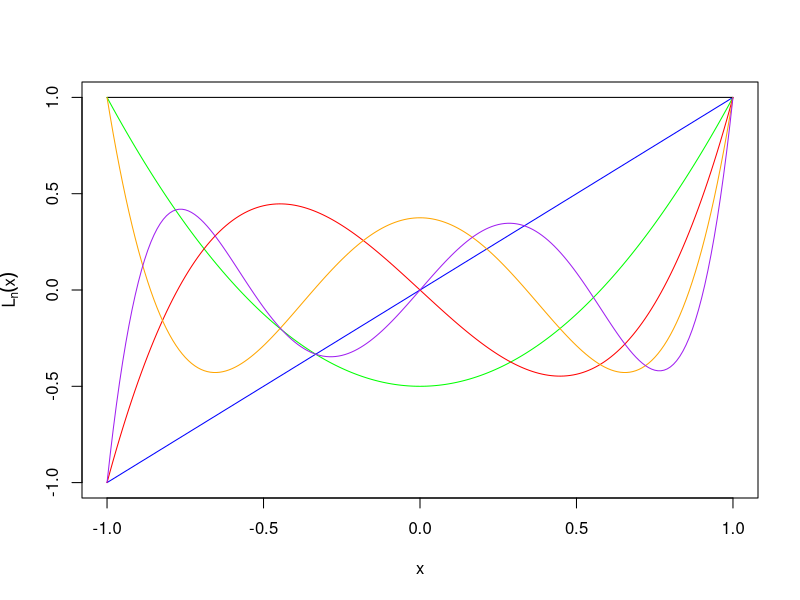
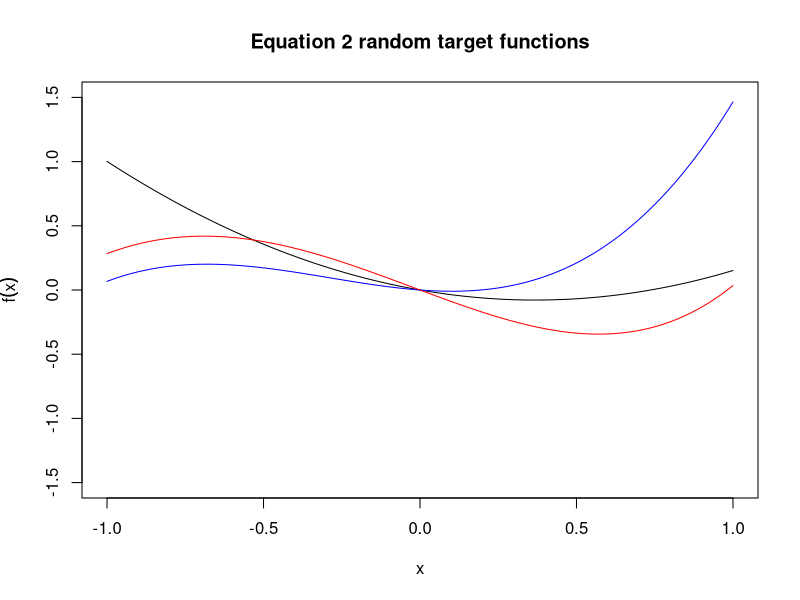
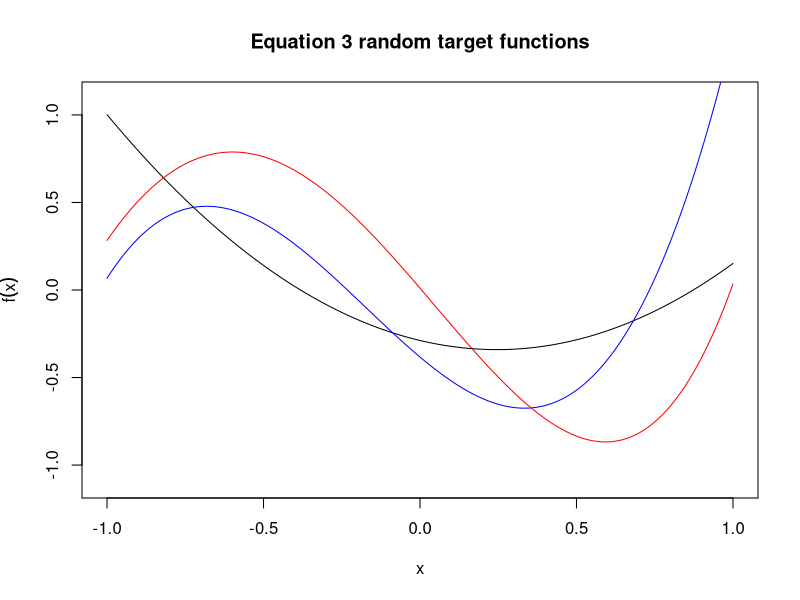
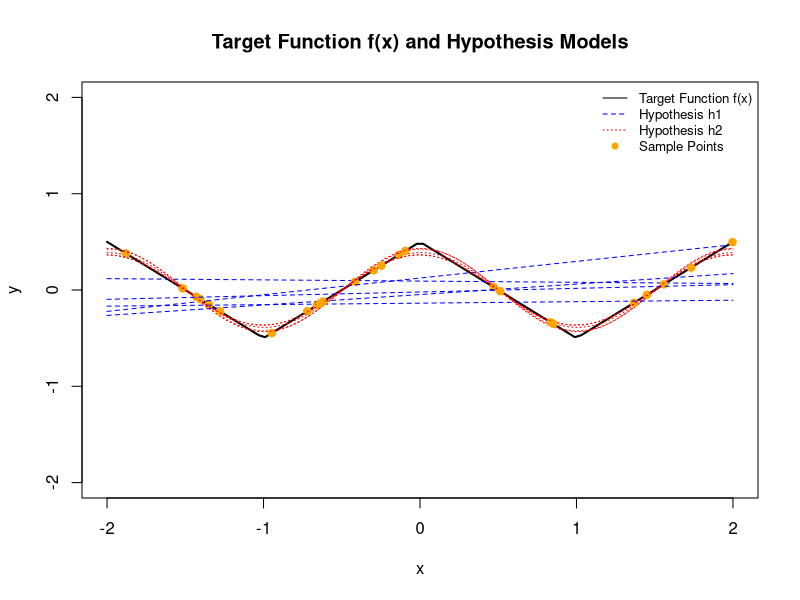
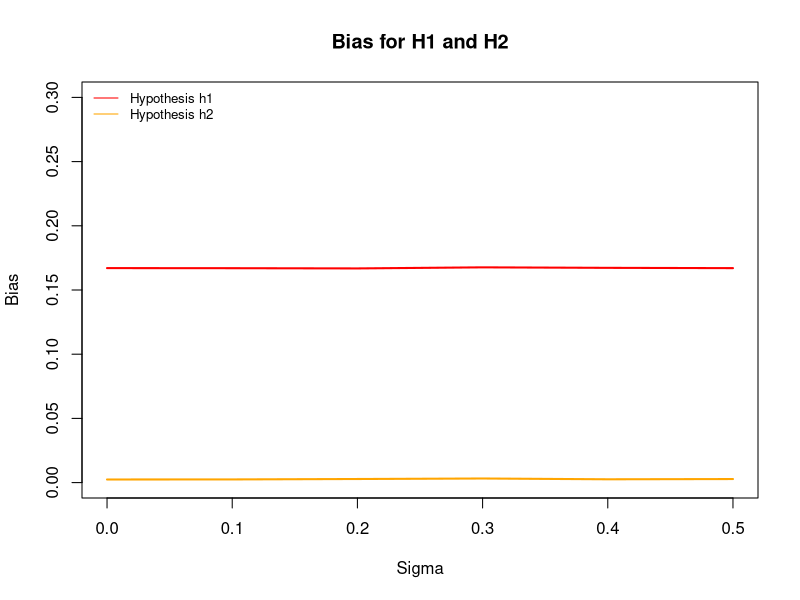
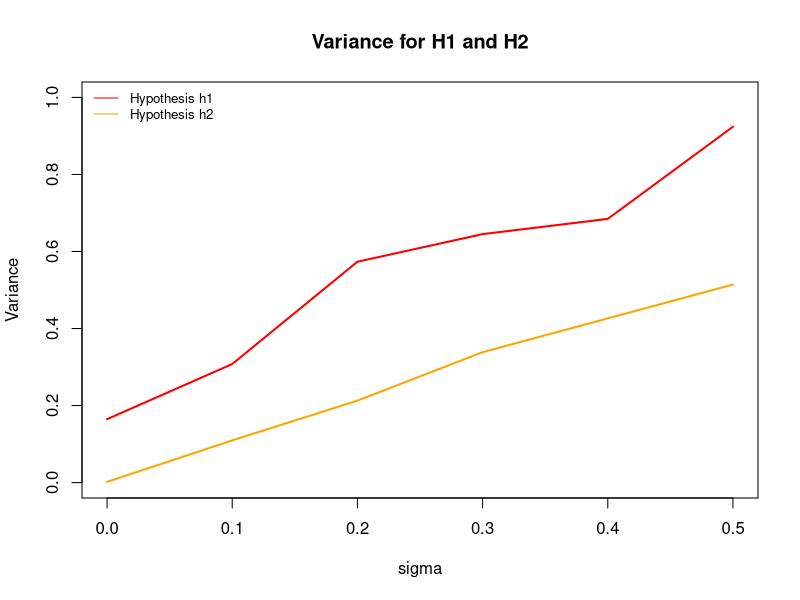
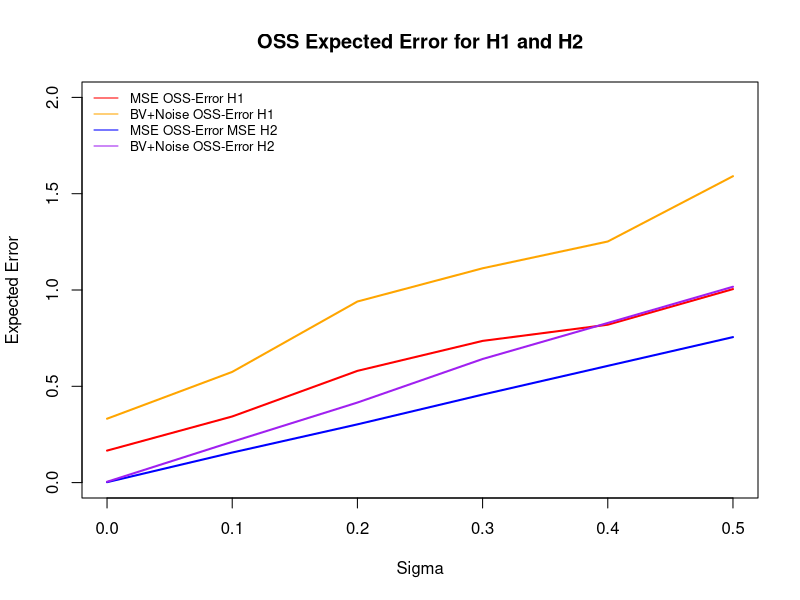
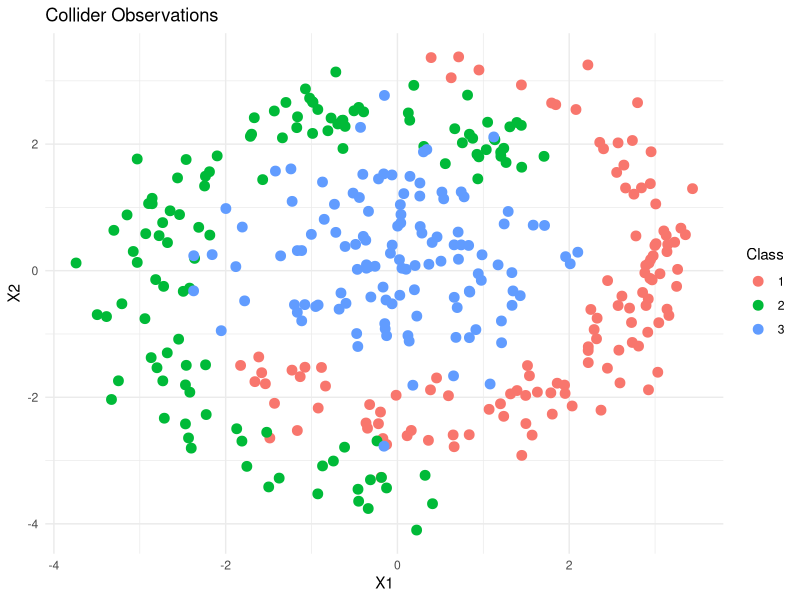

Write the R code that produced these figures, in order.
## ---- chunk 1
knitr::opts_chunk$set(echo = TRUE)
## ---- chunk 2
# Legendre polynomials
Legendre=function(x,q){
	val=0
	for(i in 0:q){
		val=val+((x^i)*choose(q,i)*choose((q+i-1)/2,q))
	}
	return((2^q)*val)
}

x<-seq(-1,1,0.01)
plot(x,Legendre(x,1),type="l",ylab=expression(L[n](x)),col="blue")
lines(x,Legendre(x,0),type="l",col="black")
lines(x,Legendre(x,2),type="l",col="green")
lines(x,Legendre(x,3),type="l",col="red")
lines(x,Legendre(x,4),type="l",col="orange")
lines(x,Legendre(x,5),type="l",col="purple")
## ---- chunk 3
set.seed(123)
# creates random polynomial target functions
rPolyfunc=function(x,n){ # Equation 2
  val=0
  vec=runif(n,-1,1)
  for(i in 1:n){
    val=val+(x^i*vec[i])
  }
  return(val)
}

rLegfunc=function(x,n){ # Equation 3
	val=0
	vec=runif(n,-1,1)
	for(i in 1:n){
		val=val+(Legendre(x,i)*vec[i])
	}
	return(val)
}

# Equation 2 randomly generated functions
x<-seq(-1,1,0.01)
plot(x,1.5*x,type="n",ylab=expression(f(x)), main= "Equation 2 random target functions")
lines(x,rPolyfunc(x,2),type="l")
lines(x,rPolyfunc(x,3),col="blue")
lines(x,rPolyfunc(x,4),col="red")
#lines(x,rPolyfunc(x,5),col="green")

## ---- chunk 4
# Equation 3 randomly generated functions
set.seed(123)
x<-seq(-1,1,0.01)
plot(x,1.1*x,type="n",ylab=expression(f(x)), main= "Equation 3 random target functions")
lines(x,rLegfunc(x,2),type="l")
lines(x,rLegfunc(x,3),col="blue")
lines(x,rLegfunc(x,4),col="red")
## ---- chunk 5

rm(list=ls())

set.seed(2023)
# Set up a target function/pattern:
f = function(x) {
  ifelse(x < rep(0, length(x)),  (abs(x + 1) - 0.5), (abs(x - 1) - 0.5))
}


# Data Generating Process
dgp = function(N, f, sig2=0)
{
   x = runif(N,-2,2)
   e = rnorm(N,0,sqrt(sig2))
   y = f(x) + e
   return(list(y = y, x = x))
}


# Hypothesis models
h1 = function(x, w0, w1) {
  w0 + w1 * x
}

h2 = function(x, w1, w2) {
  w1 * sin(pi * x) + w2 * cos(pi * x)
}

# Plot f(x) over the input space
x_vals = seq(-2, 2, length.out = 100)
plot(x_vals, f(x_vals), type = "l", col = "black", ylim = c(-2, 2), lwd = 2,
     main = "Target Function f(x) and Hypothesis Models", xlab = "x", ylab = "y")

for( i in 1:5){
  sample_data = dgp(5, f)
  h1_fit      = lm(y~x, data=sample_data)
  h1_pred     = predict(h1_fit, newdata = data.frame(x = x_vals))
  
  sample_data$z1 = sin(pi * sample_data$x)
  sample_data$z2 = cos(pi * sample_data$x)
  h2_fit = lm(y ~ z1 + z2 - 1, data = sample_data)
  h2_pred = predict(h2_fit, newdata = data.frame(z1 = sin(pi * x_vals), z2 = cos(pi * x_vals)))
  # Plot the fitted models
  lines(x_vals, h1_pred, col = "blue", lty = 2)  # h1 hypothesis
  lines(x_vals, h2_pred, col = "red", lty = 3) # h2 hypothesis
    
  # Add points for each sample
  points(sample_data$x, sample_data$y, col = "orange", pch = 19)
} 

legend("topright", legend = c("Target Function f(x)", "Hypothesis h1", "Hypothesis h2", "Sample Points"),
       col = c("black", "blue", "red", "orange"), lty = c(1, 2, 3, NA), pch = c(NA, NA, NA, 19), 
       bty = "n", cex = 0.8)
 
  
## ---- chunk 6
bias_var = function(N = 5, sig2 = 0, M = 1000, hypothesis = "h1", dx = 1/100)
{
	x_lat = seq(-2,2,dx)
	N_dx  = length(x_lat)
	g_bar = rep(0,N_dx)
	G_d   = matrix(0,M,N_dx)
	
	errors = rep(0,M)
	for(i in 1:M)
	{
		res_data = dgp(N,f,sig2)
		g_D = NULL
		if(hypothesis == "h1"){
		   res_model = lm(y~x, data=res_data)
		   g_D       = predict(res_model,data.frame(x = x_lat))
		   g_bar     = g_bar + g_D # Calculating the sum part in the averaging
		   G_d[i,]   = g_D # Particular realization of the data
		   dat_OOS   = dgp(N,f,sig2)
		   yhat_OOS  = predict(res_model,data.frame(x=dat_OOS$x))
		   errors[i] = mean((yhat_OOS-dat_OOS$y)^2) # Mean-squared error 
		}
	  if(hypothesis == "h2"){
		   res_data$z1  = sin(pi * res_data$x)
       res_data$z2  = cos(pi * res_data$x)
       res_model    = lm(y ~ z1 + z2 - 1, data = res_data)
       g_D          = predict(res_model, newdata = data.frame(z1 = sin(pi * x_lat), z2 = cos(pi * x_lat)))
       g_bar        = g_bar + g_D # Calculating the sum part in the averaging
       G_d[i,]      = g_D
		   dat_OOS      = dgp(N,f,sig2)
		   dat_OOS$z1   = sin(pi * dat_OOS$x)
       dat_OOS$z2   = cos(pi * dat_OOS$x)
		   yhat_OOS     =  predict(res_model, newdata = data.frame(z1 = sin(pi * dat_OOS$x), z2 = cos(pi * dat_OOS$x))) 
		   errors[i]    = mean((yhat_OOS-dat_OOS$y)^2)
	  }
	

	}
	g_bar = g_bar/M # Finally calculate the average

	test_error = mean(errors)
	phi_X = 1/2
	bias2 = sum((g_bar-f(x_lat))[-N_dx]^2*phi_X*dx) # Is the -N_dx due to the left integral ?
	
	ones = matrix(1,M,1)
	var_at_x = colSums((G_d-ones%*%g_bar)^2)/M # Variance at x across all data realisations
	var      = sum(var_at_x[-N_dx]*phi_X*dx)
	test_error_2 = bias2 + var + sig2
	
	return(list(bias2 = bias2,var = var, both = bias2+var, test_error = test_error, test_error_2 = test_error_2, g_bar = g_bar))	
}
set.seed(2023)

h1_model_bias_variance = bias_var(N = 5, sig2 = 0, M = 1000, hypothesis = "h1", dx = 1/100)
h2_model_bias_variance = bias_var(N = 5, sig2 = 0, M = 1000, hypothesis = "h2", dx = 1/100)



results <- data.frame(
  Component = c("Bias", "Variance"),
  `H_0` = c(round(h1_model_bias_variance$bias2, 4), round(h1_model_bias_variance$var, 4)),
  `H_1` = c(round(h2_model_bias_variance$bias2, 4), round(h2_model_bias_variance$var, 4))
)

#kable(results, format = "html", caption = "Bias and Variance for H0 and H1") %>%
 # kable_styling(full_width = FALSE, position = "center")

## ---- chunk 7
set.seed(2023)
sigma_values = c(0, 0.1, 0.2, 0.3, 0.4, 0.5)
bias_values  = data.frame( h1 = rep(0, length(sigma_values)), h2 = rep(0, length(sigma_values)) )
variance_values  = data.frame( h1 =rep(0, length(sigma_values)), h2= rep(0, length(sigma_values)) )
expected_oss_1_values  = data.frame( h1 =rep(0, length(sigma_values)), h2= rep(0, length(sigma_values)) )
expected_oss_2_values  = data.frame( h1 =rep(0, length(sigma_values)), h2= rep(0, length(sigma_values)) )


for ( i in 1:length(sigma_values)){
  h1_model_bias_variance = bias_var(N = 5, sig2 = sigma_values[i], M = 1000, hypothesis = "h1", dx = 1/100)
  h2_model_bias_variance = bias_var(N = 5, sig2 = sigma_values[i], M = 1000, hypothesis = "h2", dx = 1/100)
  
  bias_values$h1[i] = h1_model_bias_variance$bias2
  bias_values$h2[i] = h2_model_bias_variance$bias2
  
  variance_values$h1[i] = h1_model_bias_variance$var
  variance_values$h2[i] = h2_model_bias_variance$var
  
  expected_oss_1_values$h1[i] = h1_model_bias_variance$test_error
  expected_oss_1_values$h2[i] = h2_model_bias_variance$test_error
  
  expected_oss_2_values$h1[i] = h1_model_bias_variance$test_error_2
  expected_oss_2_values$h2[i] = h2_model_bias_variance$test_error_2
}


# Plot 1

plot(sigma_values, bias_values$h1, type="l", xlab= "Sigma", ylab="Bias", ylim=c(0, 0.30), main="Bias for H1 and H2", col="red", lwd=2)
lines(sigma_values, bias_values$h2, col="orange", lwd=2)
legend("topleft", legend = c("Hypothesis h1", "Hypothesis h2"),
       col = c("red", "orange"), lty = c(1, 1), 
       bty = "n", cex = 0.8)
# Plot 2

plot(sigma_values, variance_values$h1, type="l", xlab= "sigma", ylab="Variance", ylim=c(0, 1), main="Variance for H1 and H2", col="red", lwd=2)
lines(sigma_values, variance_values$h2, col="orange", lwd=2)
legend("topleft", legend = c("Hypothesis h1", "Hypothesis h2"),
       col = c("red", "orange"), lty = c(1, 1), 
       bty = "n", cex = 0.8)

# Plot 3
plot(sigma_values, expected_oss_1_values$h1, type="l", xlab= "Sigma", ylab="Expected Error", ylim=c(0, 2), main="OSS Expected Error for H1 and H2", col="red", lwd=2)
lines(sigma_values, expected_oss_2_values$h1, col="orange", lwd=2)
lines(sigma_values, expected_oss_1_values$h2, col="blue", lwd=2)
lines(sigma_values, expected_oss_2_values$h2, col="purple", lwd=2)
legend("topleft", legend = c("MSE OSS-Error H1", "BV+Noise OSS-Error H1", "MSE OSS-Error MSE H2", "BV+Noise OSS-Error H2"),
       col = c("red", "orange", "blue", "purple"), lty = c(1, 1, 1,1), 
       bty = "n", cex = 0.8)
## ---- chunk 8
rm(list=ls())
library(ggplot2)
library(tidyverse)

dat = read.table("Collider_Data_2022.txt", h = TRUE, stringsAsFactors = TRUE)
dim(dat)
head(dat)
X = dat[,1:2]
Y = dat[,3:5]
non_one_hot = rep(0, nrow(X))

for ( i in 1: length(non_one_hot)){
  obs = Y[i, ]
  if(obs[1] == 1){
    non_one_hot[i] = 1
  }else if (obs[2] == 1) {
    non_one_hot[i] = 2
  }else if (obs[3] == 1) {
     non_one_hot[i] = 3
  }
}


dat = dat %>% as.tibble() %>%
      mutate(class = non_one_hot)


ggplot(dat, aes(x =X1 , y = X2, color = as.factor(class))) +
  geom_point(size = 3) +
  labs(title = "Collider Observations", x = "X1", y = "X2", color="Class") +
  theme_minimal()


cols = c('red','blue', "orange")
plot(dat$X2~dat$X1,col = cols[dat$class] ,pch = 16)
## ---- chunk 9
soft_max = function(z) {
  exp_z    = exp(z)
  col_sums = apply(exp_z, 2, sum)
  soft_max_result = sweep(exp_z,2, col_sums, "/")
  return(soft_max_result)
}


## ---- chunk 10

sig1 = function(z)
{
  tanh(z)
}


neural_net = function(X, Y, theta,m,nu) {
  
   N = dim(X)[1]
   p = dim(X)[2]
   q = dim(Y)[2]
   dims = c(p,m,q)
  
  
   index = 1:(dims[1]*dims[2])
   W1    = matrix(theta[index],dims[1],dims[2]) # weights for d1
   index = max(index)+1:(dims[2]*dims[3])
   W2    = matrix(theta[index],dims[2],dims[3]) # weights for d2
   index = max(index)+1:(dims[2])
   b1    = matrix(theta[index],dims[2],1)
   index = max(index)+1:(dims[3])
   b2    = matrix(theta[index],dims[3],1)
   
   ones = matrix(1,1,N)
   
   A0 = t(X)
   A1 = sig1(t(W1)%*%A0+b1%*%ones)
   A2 = soft_max(t(W2)%*%A1+b2%*%ones)
   
   
   y_hat         = t(A2)
   error         = rep(0,N)
   y_i_1         = which(Y==c(1,0,0)) # class 1
   y_i_2         = which(Y==c(0,1,0)) # class 2
   y_i_3         = which(Y==c(0,0,1)) # class 3
   error[y_i_1]  = y_i_1%*%log(y_hat[y_i_1])
   error[y_i_2]  = y_i_2%*%log(y_hat[y_i_2])
   error[y_i_3]  = y_i_3%*%log(y_hat[y_i_3])
   
   
   E1 = -1/N*error
   E2 = E1 + nu*(sum(W1^2)+sum(W2^2))/N
   # Return a list of relevant objects:
   return(list(A2 = A2,A1 = A1, E1 = E1, E2 = E2))
   # sum
  
}
nu  = 0.1
m   = 9

p     = dim(X)[2] 
q     = dim(Y)[2]
npars = p*m+m*q+m+q
theta_rand = runif(npars,-1,1)

res_model = neural_net(X,Y,theta_rand,m,nu)
res_model
